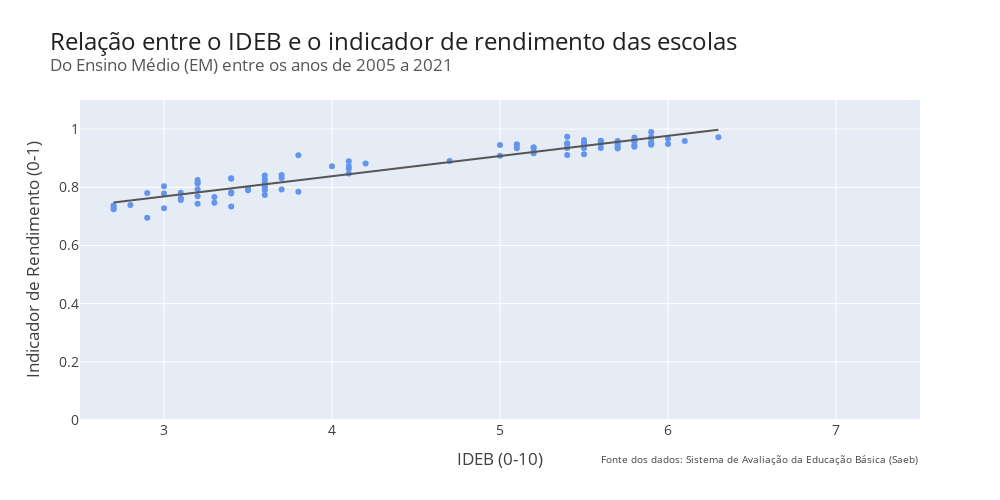

Notebook code cell kept with this figure:
### Code cell
import plotly.express as px
# Gerando o gráfico de dispersão com uma reta representando um modelo de regressão linear (OLS - Mínimos Quadrados Ordinários)
#trendline (linha de tendência), para visualizar uma possível relação entre o IDEB e indicador de rendimento.
#ols (Ordinary Least Squares ou mínimos quadrados ordinários), um modelo de regressão linear. Basicamente, é como se tivéssemos criando uma linha para determinar se existe uma tendência em nossos dados.
fig = px.scatter(ideb_em, x="ideb", y="indicador_rendimento", trendline = 'ols',
                 color_discrete_sequence = [AZUL3], trendline_color_override=CINZA3,
                 labels = {"ideb":"IDEB", "indicador_rendimento":"Indicador de Rendimento"})
# Ajustando o layout do gráfico
fig.update_layout(width=1000, height=500, yaxis_range = [0, 1.1], xaxis_range = [2.5, 7.5],
                  margin = dict(t=100), font_size=14, font_color= CINZA2,
                  title_font_color= CINZA1, title_font_size=24,
                  title_text='Relação entre o IDEB e o indicador de rendimento das escolas' +
                             '<br><sup size=1 style="color:#555655">Do Ensino Médio (EM) entre os anos de 2005 a 2021</sup>',
                  xaxis_title='IDEB (0-10)', yaxis_title='Indicador de Rendimento (0-1)')
# Dados ao passar o mouse
fig.update_traces(hovertemplate = "<b>IDEB:</b> %{x} <br><b>Indicador de Rend:</b> %{y}", selector = dict(type='scatter', mode = "markers"))

fig.add_annotation(text='Fonte dos dados: <a href="https://www.gov.br/inep/pt-br/areas-de-atuacao/avaliacao-e-exames-educacionais/saeb">'
                        'Sistema de Avaliação da Educação Básica (Saeb)</a>',
                   align="left", xref="paper", yref = "paper", x=1, y=-0.15, showarrow=False, font_size=10)

fig.show()

### Figure 1 — Plotly figure (JSON) as saved in the notebook; plotly's stock layout.template omitted (floating-point values rounded to 4 significant figures)
{"data": [{"hovertemplate": "<b>IDEB:</b> %{x} <br><b>Indicador de Rend:</b> %{y}", "legendgroup": "", "marker": {"color": "#6495ED", "symbol": "circle"}, "mode": "markers", "name": "", "orientation": "v", "showlegend": false, "type": "scatter", "x": [2.9, 5.7, 2.7, 5.2, 2.7, 5, 3.2, 5.7, 3.4, 5.9, 3, 5.5, 2.8, 5.1, 2.7, 5.1, 3.4, 5.7, 3.6, 5.8, 3.2, 5.8, 3.1, 5.2, 3.1, 5.4, 3.5, 5.6, 3.8, 5.9, 3.3, 5.6, 3, 5.4, 3.1, 5.2, 3.6, 5.8, 3.7, 6, 3.3, 5.6, 3, 5.2, 2.9, 5, 3.6, 5.4, 3.6, 5.7, 3.4, 5.4, 3.2, 5.1, 3.2, 4.7, 3.7, 5.5, 3.5, 5.6, 3.7, 5.7, 3.2, 5.5, 3.2, 5.5, 3.6, 5.9, 3.6, 5.9, 4.1, 6.1, 3.6, 5.8, 3.4, 5.8, 4.1, 6, 4.1, 6.3, 5.4, 3.4, 5.4, 3.8, 5.5, 4.1, 5.9, 4.2, 5.9, 4], "xaxis": "x", "y": [0.6951, 0.9432, 0.7308, 0.9168, 0.737, 0.9082, 0.7695, 0.9331, 0.7342, 0.9525, 0.7283, 0.9347, 0.7386, 0.9345, 0.7242, 0.9449, 0.7784, 0.936, 0.7737, 0.9562, 0.7434, 0.9445, 0.7622, 0.9214, 0.7567, 0.9363, 0.7895, 0.9352, 0.7846, 0.9465, 0.7465, 0.9508, 0.7784, 0.9357, 0.7813, 0.9379, 0.7897, 0.9394, 0.7924, 0.9485, 0.7666, 0.9582, 0.8033, 0.9353, 0.7799, 0.945, 0.8153, 0.9109, 0.8038, 0.9524, 0.7833, 0.951, 0.8134, 0.9477, 0.7933, 0.8901, 0.8315, 0.9495, 0.7954, 0.9597, 0.8422, 0.9593, 0.8152, 0.95, 0.8248, 0.9627, 0.8264, 0.9522, 0.7989, 0.9666, 0.873, 0.9594, 0.8408, 0.9606, 0.8295, 0.9712, 0.8648, 0.9665, 0.8473, 0.9722, 0.9738, 0.8311, 0.9498, 0.9098, 0.9136, 0.8893, 0.9727, 0.8818, 0.9902, 0.8724], "yaxis": "y"}, {"hovertemplate": "<b>OLS trendline</b><br>indicador_rendimento = 0.0694392 * ideb + 0.560133<br>R<sup>2</sup>=0.907207<br><br>IDEB=%{x}<br>Indicador de Rendimento=%{y} <b>(trend)</b><extra></extra>", "legendgroup": "", "line": {"color": "#555655"}, "marker": {"color": "#6495ED", "symbol": "circle"}, "mode": "lines", "name": "", "showlegend": false, "type": "scatter", "x": [2.7, 2.7, 2.7, 2.8, 2.9, 2.9, 3, 3, 3, 3.1, 3.1, 3.1, 3.2, 3.2, 3.2, 3.2, 3.2, 3.2, 3.3, 3.3, 3.4, 3.4, 3.4, 3.4, 3.4, 3.5, 3.5, 3.6, 3.6, 3.6, 3.6, 3.6, 3.6, 3.6, 3.7, 3.7, 3.7, 3.8, 3.8, 4, 4.1, 4.1, 4.1, 4.1, 4.2, 4.7, 5, 5, 5.1, 5.1, 5.1, 5.2, 5.2, 5.2, 5.2, 5.4, 5.4, 5.4, 5.4, 5.4, 5.4, 5.5, 5.5, 5.5, 5.5, 5.5, 5.6, 5.6, 5.6, 5.6, 5.7, 5.7, 5.7, 5.7, 5.7, 5.8, 5.8, 5.8, 5.8, 5.8, 5.9, 5.9, 5.9, 5.9, 5.9, 5.9, 6, 6, 6.1, 6.3], "xaxis": "x", "y": [0.7476, 0.7476, 0.7476, 0.7546, 0.7615, 0.7615, 0.7685, 0.7685, 0.7685, 0.7754, 0.7754, 0.7754, 0.7823, 0.7823, 0.7823, 0.7823, 0.7823, 0.7823, 0.7893, 0.7893, 0.7962, 0.7962, 0.7962, 0.7962, 0.7962, 0.8032, 0.8032, 0.8101, 0.8101, 0.8101, 0.8101, 0.8101, 0.8101, 0.8101, 0.8171, 0.8171, 0.8171, 0.824, 0.824, 0.8379, 0.8448, 0.8448, 0.8448, 0.8448, 0.8518, 0.8865, 0.9073, 0.9073, 0.9143, 0.9143, 0.9143, 0.9212, 0.9212, 0.9212, 0.9212, 0.9351, 0.9351, 0.9351, 0.9351, 0.9351, 0.9351, 0.942, 0.942, 0.942, 0.942, 0.942, 0.949, 0.949, 0.949, 0.949, 0.9559, 0.9559, 0.9559, 0.9559, 0.9559, 0.9629, 0.9629, 0.9629, 0.9629, 0.9629, 0.9698, 0.9698, 0.9698, 0.9698, 0.9698, 0.9698, 0.9768, 0.9768, 0.9837, 0.9976], "yaxis": "y"}], "layout": {"annotations": [{"align": "left", "font": {"size": 10}, "showarrow": false, "text": "Fonte dos dados: <a href=\"https://www.gov.br/inep/pt-br/areas-de-atuacao/avaliacao-e-exames-educacionais/saeb\">Sistema de Avaliação da Educação Básica (Saeb)</a>", "x": 1, "xref": "paper", "y": -0.15, "yref": "paper"}], "font": {"color": "#414040", "size": 14}, "height": 500, "legend": {"tracegroupgap": 0}, "margin": {"t": 100}, "title": {"font": {"color": "#231F20", "size": 24}, "text": "Relação entre o IDEB e o indicador de rendimento das escolas<br><sup size=1 style=\"color:#555655\">Do Ensino Médio (EM) entre os anos de 2005 a 2021</sup>"}, "width": 1000, "xaxis": {"anchor": "y", "domain": [0, 1], "range": [2.5, 7.5], "title": {"text": "IDEB (0-10)"}}, "yaxis": {"anchor": "x", "domain": [0, 1], "range": [0, 1.1], "title": {"text": "Indicador de Rendimento (0-1)"}}}}
